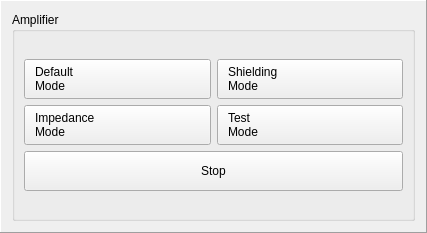
<?xml version="1.0" encoding="UTF-8"?>
<ui version="4.0">
 <class>frmActiChampOnline</class>
 <widget class="QFrame" name="frmActiChampOnline">
  <property name="geometry">
   <rect>
    <x>0</x>
    <y>0</y>
    <width>427</width>
    <height>233</height>
   </rect>
  </property>
  <property name="windowTitle">
   <string>Frame</string>
  </property>
  <property name="frameShape">
   <enum>QFrame::Panel</enum>
  </property>
  <property name="frameShadow">
   <enum>QFrame::Raised</enum>
  </property>
  <layout class="QGridLayout" name="gridLayout_3">
   <item row="0" column="0">
    <widget class="QGroupBox" name="groupBoxMode">
     <property name="title">
      <string>Amplifier</string>
     </property>
     <property name="flat">
      <bool>false</bool>
     </property>
     <property name="checkable">
      <bool>false</bool>
     </property>
     <layout class="QGridLayout" name="gridLayout_2">
      <item row="1" column="0">
       <layout class="QGridLayout" name="gridLayout">
        <item row="0" column="0">
         <layout class="QHBoxLayout" name="horizontalLayout">
          <item>
           <widget class="QPushButton" name="pushButtonStartDefault">
            <property name="minimumSize">
             <size>
              <width>100</width>
              <height>40</height>
             </size>
            </property>
            <property name="styleSheet">
             <string notr="true">text-align: left; padding-left: 10px;</string>
            </property>
            <property name="text">
             <string>Default
Mode</string>
            </property>
            <property name="icon">
             <iconset resource="resources.qrc">
              <normaloff>:/icons/play.png</normaloff>
              <normalon>:/icons/play_green.png</normalon>:/icons/play.png</iconset>
            </property>
            <property name="iconSize">
             <size>
              <width>32</width>
              <height>32</height>
             </size>
            </property>
            <property name="checkable">
             <bool>true</bool>
            </property>
            <property name="autoExclusive">
             <bool>true</bool>
            </property>
            <property name="autoDefault">
             <bool>false</bool>
            </property>
           </widget>
          </item>
          <item>
           <widget class="QPushButton" name="pushButtonStartShielding">
            <property name="minimumSize">
             <size>
              <width>100</width>
              <height>40</height>
             </size>
            </property>
            <property name="styleSheet">
             <string notr="true">text-align: left; padding-left: 10px;</string>
            </property>
            <property name="text">
             <string>Shielding
Mode</string>
            </property>
            <property name="icon">
             <iconset resource="resources.qrc">
              <normaloff>:/icons/play.png</normaloff>
              <normalon>:/icons/play_green.png</normalon>:/icons/play.png</iconset>
            </property>
            <property name="iconSize">
             <size>
              <width>32</width>
              <height>32</height>
             </size>
            </property>
            <property name="checkable">
             <bool>true</bool>
            </property>
            <property name="autoExclusive">
             <bool>true</bool>
            </property>
           </widget>
          </item>
         </layout>
        </item>
        <item row="2" column="0">
         <widget class="QPushButton" name="pushButtonStop">
          <property name="minimumSize">
           <size>
            <width>100</width>
            <height>40</height>
           </size>
          </property>
          <property name="text">
           <string>Stop</string>
          </property>
          <property name="icon">
           <iconset resource="resources.qrc">
            <normaloff>:/icons/stop.png</normaloff>
            <normalon>:/icons/stop_green.png</normalon>:/icons/stop.png</iconset>
          </property>
          <property name="iconSize">
           <size>
            <width>32</width>
            <height>32</height>
           </size>
          </property>
          <property name="checkable">
           <bool>true</bool>
          </property>
          <property name="autoExclusive">
           <bool>true</bool>
          </property>
         </widget>
        </item>
        <item row="1" column="0">
         <layout class="QHBoxLayout" name="horizontalLayout_2">
          <item>
           <widget class="QPushButton" name="pushButtonStartImpedance">
            <property name="minimumSize">
             <size>
              <width>100</width>
              <height>40</height>
             </size>
            </property>
            <property name="styleSheet">
             <string>text-align: left; padding-left: 10px;</string>
            </property>
            <property name="text">
             <string>Impedance
Mode</string>
            </property>
            <property name="icon">
             <iconset resource="resources.qrc">
              <normaloff>:/icons/play.png</normaloff>
              <normalon>:/icons/play_green.png</normalon>:/icons/play.png</iconset>
            </property>
            <property name="iconSize">
             <size>
              <width>32</width>
              <height>32</height>
             </size>
            </property>
            <property name="checkable">
             <bool>true</bool>
            </property>
            <property name="autoExclusive">
             <bool>true</bool>
            </property>
            <property name="autoDefault">
             <bool>false</bool>
            </property>
           </widget>
          </item>
          <item>
           <widget class="QPushButton" name="pushButtonStartTest">
            <property name="minimumSize">
             <size>
              <width>100</width>
              <height>40</height>
             </size>
            </property>
            <property name="styleSheet">
             <string>text-align: left; padding-left: 10px;</string>
            </property>
            <property name="text">
             <string>Test
Mode</string>
            </property>
            <property name="icon">
             <iconset resource="resources.qrc">
              <normaloff>:/icons/play.png</normaloff>
              <normalon>:/icons/play_green.png</normalon>:/icons/play.png</iconset>
            </property>
            <property name="iconSize">
             <size>
              <width>32</width>
              <height>32</height>
             </size>
            </property>
            <property name="checkable">
             <bool>true</bool>
            </property>
            <property name="checked">
             <bool>false</bool>
            </property>
            <property name="autoExclusive">
             <bool>true</bool>
            </property>
           </widget>
          </item>
         </layout>
        </item>
       </layout>
      </item>
     </layout>
    </widget>
   </item>
  </layout>
 </widget>
 <resources>
  <include location="resources.qrc"/>
 </resources>
 <connections/>
</ui>
